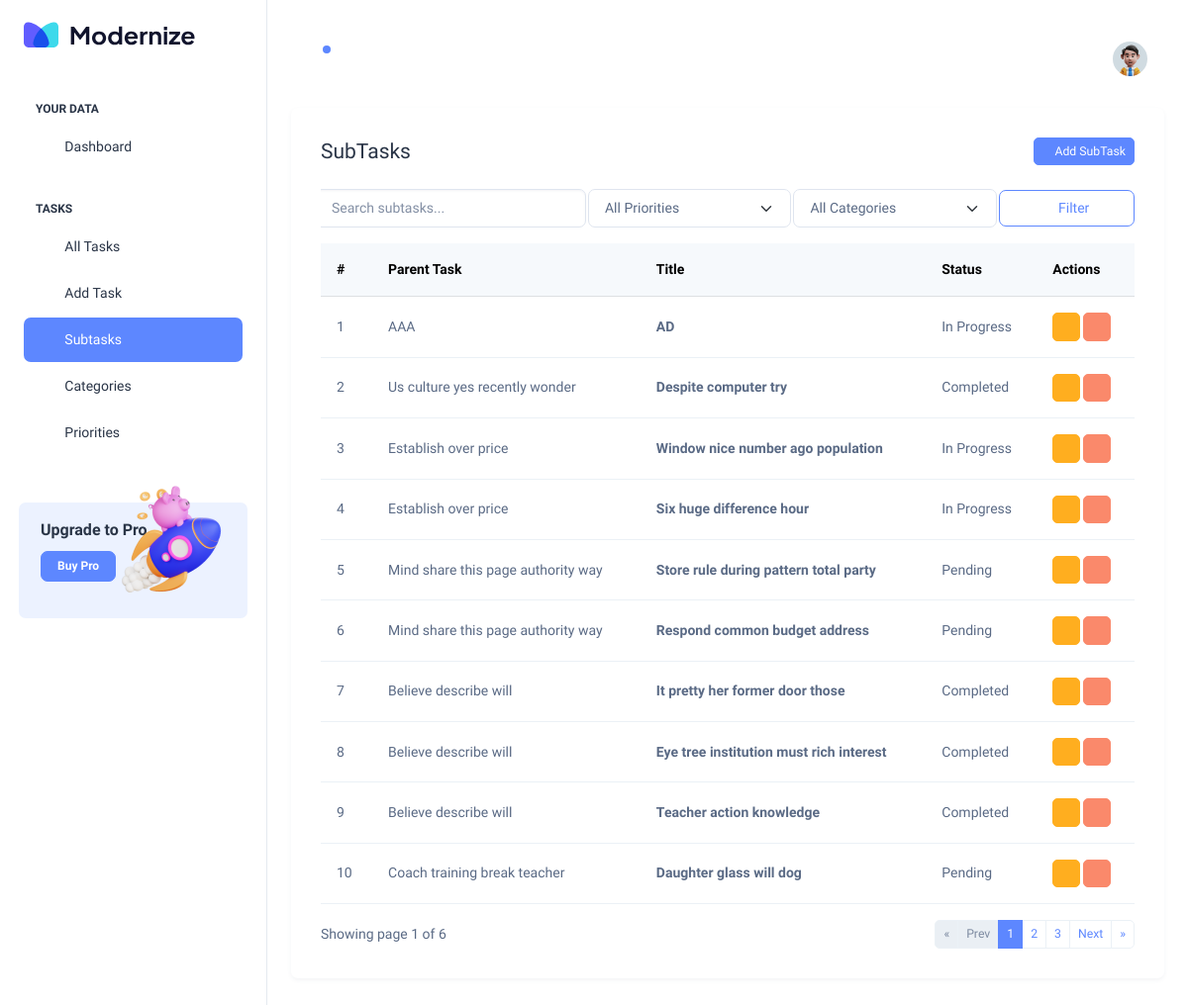
Screenshot of /subtasks/ with the database file from the repository.
### Hangarin_app/models.py (models this page shows, shortened)
class BaseModel(models.Model):
    created_at = models.DateTimeField(auto_now_add=True)
    updated_at = models.DateTimeField(auto_now=True)
    class Meta:
        abstract = True

class SubTask(BaseModel):
    task = models.ForeignKey(Task, on_delete=models.CASCADE, related_name="subtasks")
    title = models.CharField(max_length=255)
    status = models.CharField(max_length=50, choices=Task.STATUS_CHOICES, default="pending")

class Task(BaseModel):
    STATUS_CHOICES = [
        ("pending", "Pending"),
        ("in_progress", "In Progress"),
        ("completed", "Completed"),
    ]
    title = models.CharField(max_length=255)
    description = models.TextField(blank=True, null=True)
    deadline = models.DateTimeField(null=True, blank=True)
    status = models.CharField(max_length=50, choices=STATUS_CHOICES, default="pending")
    priority = models.ForeignKey(Priority, on_delete=models.CASCADE)
    category = models.ForeignKey(Category, on_delete=models.CASCADE)

### Hangarin_app/views.py (the view)
# urls.py: path('subtasks/', views.SubTaskListView.as_view(), name='subtask-list'),
class SubTaskListView(ListView):
    model = SubTask
    template_name = "subTask_list.html"
    context_object_name = "subtasks"
    paginate_by = 10
    ordering = ["-created_at"]
    def get_queryset(self):
        queryset = super().get_queryset().select_related("task", "task__priority", "task__category")
        query = self.request.GET.get("q")
        category = self.request.GET.get("category")
        priority = self.request.GET.get("priority")
        if query:
            queryset = queryset.filter(
                Q(title__icontains=query) |
                Q(task__title__icontains=query)
            )
        if category and category != "all":
            queryset = queryset.filter(task__category__id=category)
        if priority and priority != "all":
            queryset = queryset.filter(task__priority__id=priority)
        return queryset
    def get_context_data(self, **kwargs):
        context = super().get_context_data(**kwargs)
        context["search_query"] = self.request.GET.get("q", "")
        context["categories"] = Category.objects.all()
        context["priorities"] = Priority.objects.all()
        return context

### templates/subTask_list.html (shortened to what this page needs)
{% extends 'base.html' %}
{% block content %}
<div class="card shadow-sm border-0">
  <div class="card-body">
    <div class="d-flex justify-content-between align-items-center mb-4">
      <h4 class="fw-bold mb-0">SubTasks</h4>
      <a href="{% url 'subtask-add' %}" class="btn btn-primary btn-sm"><i class="ti ti-plus"></i> Add SubTask</a>
    </div>
    <div class="table-responsive">
      <table class="table table-hover align-middle">
        <div class="d-flex justify-content-between align-items-center mb-3">
<form method="get" class="row g-2 align-items-center mb-3" role="search">
  <div class="col-md-4">
    <input type="text" name="q" class="form-control" placeholder="Search subtasks..."
      value="{{ search_query }}">
  </div>
  <div class="col-md-3">
    <select name="priority" class="form-select">
      <option value="all" {% if request.GET.priority == "all" or not request.GET.priority %}selected{% endif %}>
        All Priorities
      </option>
    </select>
  </div>
            <div class="col-md-3">
                <select name="category" class="form-select">
                <option value="all" {% if request.GET.category == "all" or not request.GET.category %}selected{% endif %}>
                    All Categories
                </option>
                </select>
            </div>
            <div class="col-md-2 d-grid">
                <button class="btn btn-outline-primary" type="submit">
                <i class="ti ti-search"></i> Filter
                </button>
            </div>
            </form>
        </div>
        <thead class="table-light">
          <tr><th>#</th><th>Parent Task</th><th>Title</th><th>Status</th><th>Actions</th></tr>
        </thead>
        <tbody>
          {% for subtask in subtasks %}
          <tr>
            <td>{{ forloop.counter }}</td>
            <td>{{ subtask.task.title }}</td>
            <td class="fw-semibold">{{ subtask.title }}</td>
            <td>{{ subtask.get_status_display }}</td>
            <td>
              <a href="{% url 'subtask-edit' subtask.id %}" class="btn btn-sm btn-warning"><i class="ti ti-edit"></i></a>
              <a href="{% url 'subtask-delete' subtask.id %}" class="btn btn-sm btn-danger"><i class="ti ti-trash"></i></a>
            </td>
          </tr>
          {% empty %}
          <tr><td colspan="5" class="text-center text-muted">No subtasks found.</td></tr>
          {% endfor %}
        </tbody>
      </table>
      <div class="d-flex justify-content-between align-items-center mt-3">
  <p class="text-muted mb-0">Showing page {{ page_obj.number }} of {{ page_obj.paginator.num_pages }}</p>
  <nav>
    <ul class="pagination pagination-sm mb-0">
      {% if page_obj.has_previous %}
        <li class="page-item"><a class="page-link" href="?page=1">&laquo;</a></li>
        <li class="page-item"><a class="page-link" href="?page={{ page_obj.previous_page_number }}">Prev</a></li>
      {% else %}
        <li class="page-item disabled"><span class="page-link">&laquo;</span></li>
        <li class="page-item disabled"><span class="page-link">Prev</span></li>
      {% endif %}
      {% for num in page_obj.paginator.page_range %}
        {% if page_obj.number == num %}
          <li class="page-item active"><span class="page-link">{{ num }}</span></li>
        {% elif num > page_obj.number|add:'-3' and num < page_obj.number|add:'3' %}
          <li class="page-item"><a class="page-link" href="?page={{ num }}">{{ num }}</a></li>
        {% endif %}
      {% endfor %}
      {% if page_obj.has_next %}
        <li class="page-item"><a class="page-link" href="?page={{ page_obj.next_page_number }}">Next</a></li>
        <li class="page-item"><a class="page-link" href="?page={{ page_obj.paginator.num_pages }}">&raquo;</a></li>
      {% else %}
        <li class="page-item disabled"><span class="page-link">Next</span></li>
        <li class="page-item disabled"><span class="page-link">&raquo;</span></li>
      {% endif %}
    </ul>
  </nav>
</div>
    </div>
  </div>
</div>
{% endblock %}

### rows the page displays
SubTask: task "AAA", title "AD", status "In Progress"
SubTask: task "Us culture yes recently wonder", title "Despite computer try", status "Completed"
SubTask: task "Establish over price", title "Window nice number ago population", status "In Progress"
SubTask: task "Establish over price", title "Six huge difference hour", status "In Progress"
SubTask: task "Mind share this page authority way", title "Store rule during pattern total party", status "Pending"
SubTask: task "Mind share this page authority way", title "Respond common budget address", status "Pending"
SubTask: task "Believe describe will", title "It pretty her former door those", status "Completed"
SubTask: task "Believe describe will", title "Eye tree institution must rich interest", status "Completed"
SubTask: task "Believe describe will", title "Teacher action knowledge", status "Completed"
SubTask: task "Coach training break teacher", title "Daughter glass will dog", status "Pending"

### other values shown
{{ page_obj.number }} "1"
{{ page_obj.paginator.num_pages }} "6"
{{ num }} "1"
{{ num }} "2" "3"
